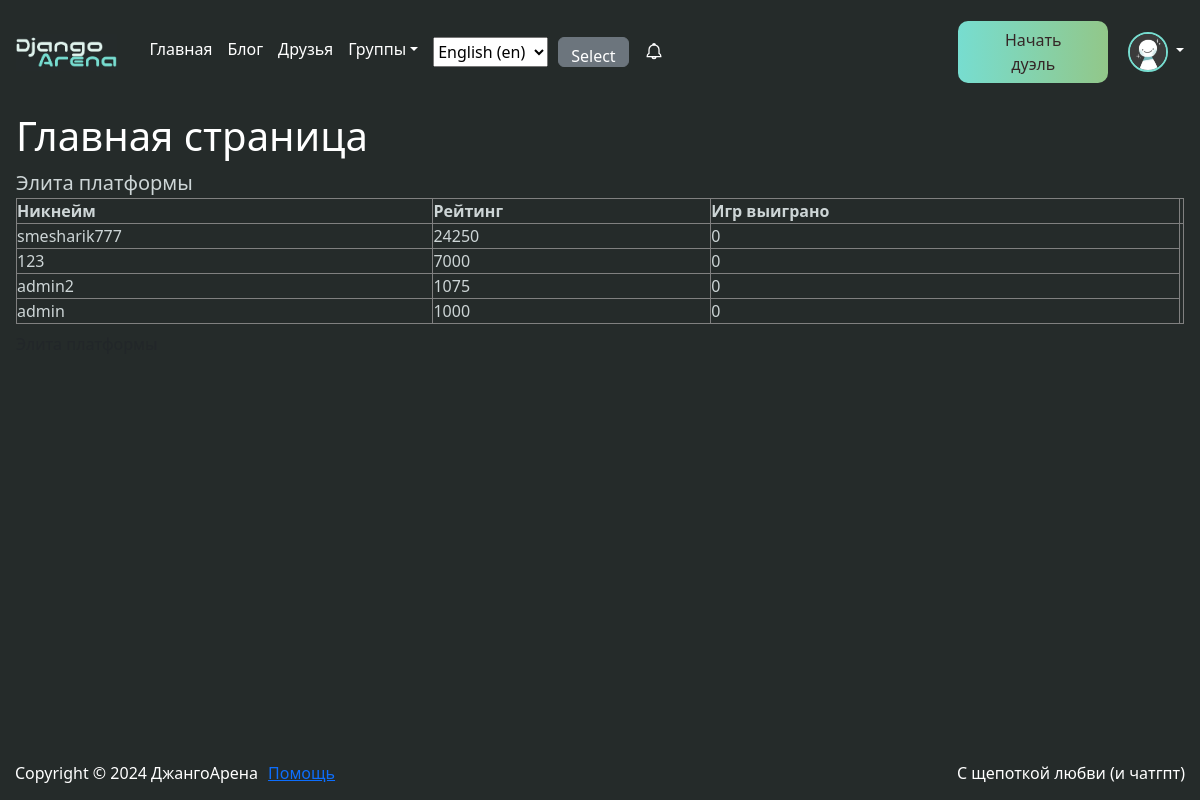
The page / (signed in) on the database its author committed.
### core/models.py (models this page shows, shortened)
class User(django.contrib.auth.models.AbstractUser):
    shortname = django.db.models.CharField(
        verbose_name="имя",
        help_text="Введите свое имя(настояшее или вымышленное, \
            главное - чемпионское)",
        max_length=16,
        blank=True,
        null=True,
    )
    birthday = django.db.models.DateField(
        "дата рождения",
        help_text="Укажите дату рождения",
        null=True,
        blank=True,
        validators=[valid_birthday],
    )
    username = django.db.models.CharField(
        verbose_name="имя пользователя",
        help_text="Придумайте уникальное имя пользователя",
        max_length=16,
        unique=True,
    )
    image = django.db.models.ImageField(
        "аватарка",
        help_text="Загрузите аватарку",
        upload_to=get_path_image,
        null=True,
        blank=True,
    )
    rating = django.db.models.IntegerField(default=1000)
    views = django.db.models.PositiveIntegerField(default=0)
    friends = django.db.models.ManyToManyField(
        "self",
        blank=True,
    )
    github_link = django.db.models.URLField(
        verbose_name="ссылка на ваш github",
        blank=True,
        null=True,
    )
    gitlab_link = django.db.models.URLField(
        verbose_name="ссылка на ваш gitlab",
        blank=True,
        null=True,
    )
    games_played = django.db.models.PositiveIntegerField(default=0)
    games_won = django.db.models.PositiveIntegerField(default=0)
    easy_problems = django.db.models.PositiveIntegerField(default=0)
    medium_problems = django.db.models.PositiveIntegerField(default=0)
    hard_problems = django.db.models.PositiveIntegerField(default=0)
    def __str__(self):
        return f"{self.username}"
    class Meta:
        verbose_name = "пользователь"
        verbose_name_plural = "пользователи"

### homepage/views.py (the view)
# urls.py: django.urls.path("", homepage.views.HomeView.as_view(), name="main"),
class HomeView(django.views.View):
    def get(self, *args, **kwargs):
        a_week_ago = django.utils.timezone.now() - datetime.timedelta(weeks=1)
        note_of_a_week = (
            notes.models.Note.objects.filter(
                created_at__gte=a_week_ago,
            )
            .order_by("-likes")
            .first()
        )
        top_users = core.models.User.objects.order_by("-rating")[:5]
        context = {
            "title": "Главная",
            "link": uuid.uuid4().hex,
            "top_users": top_users,
            "note_of_a_week": note_of_a_week,
        }
        return django.shortcuts.render(
            self.request,
            template_name="homepage/main.html",
            context=context,
        )

### notifications/context_processors.py (called while the page is built)
def get_notifications(request):
    if request.user.is_authenticated:
        user = core.models.User.objects.get(pk=request.user.id)
        cur_notifications = notifications.models.Notification.objects.filter(
            recipient=user.id,
        )
    else:
        cur_notifications = []
    return {"notifications": cur_notifications}

### notifications/models.py (called while the page is built)
    def __str__(self):
        return (
            f"{self.notification_type} {str(self.sender)}"
            f" {str(self.recipient)} {str(self.text)}"
        )

### templates/homepage/main.html (shortened to what this page needs)
{% extends "base.html" %}
{% block content %}
<div class="main">
    <h1 class="text-white">Главная страница</h1>
    <div class="main__top-users">
        <span class="main__top__title">Элита платформы</span>
        <table border="1" class="main__top__table">
            <caption>Элита платформы</caption>
            <tr>
             <th>Никнейм</th>
             <th>Рейтинг</th>
             <th>Игр выиграно</th>
             <th></th>
            </tr>
            {% for user in top_users %}
                <tr>
                    <td>{{ user.username }}</td>
                    <td>{{ user.rating }}</td>
                    <td>{{ user.games_won }}</td>
                </tr>
            {% endfor %}
        </table>
    </div>
</div>
{% endblock content %}

### static_dev/style.css (style rules this page uses)
* { padding: 0; }
body { height: 100%; color: #cdd5d6; }
.flex-container { display: flex; flex-direction: column; flex-direction: column; height: 100%; min-height: 100vh; background-color: #252b2a; }
td, th { border-width: 1px !important; }
.main__top__table { width: 100%; }
.main__top__title { font-size: 20px !important; }

### static_dev/css/main.css (style rules this page uses)
td, th { border-width: 1px !important; }
.main__top__table { width: 100%; }
.main__top__title, .main__note-of-a-week__title { font-size: 20px !important; }

### rows shown on the page
User: username "smesharik777", rating "24250", games_won "0"
User: username "123", rating "7000", games_won "0"
User: username "admin2", rating "1075", games_won "0"
User: username "admin", rating "1000", games_won "0"

### other values the page prints
form field language "English (en)"
